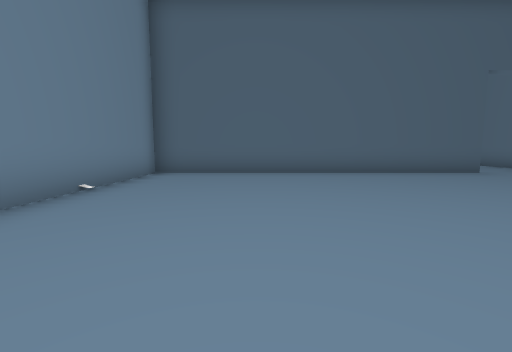
[1] (above)

13 first-person views from a walk through a 3-D level made in the Unity game engine. The camera is 1.4 m above the floor, tilts 6° down and sees 90° across. The floor is counted in squares, 2 m on a side. Each view is taken from the middle of a square. On the plan, view 1 faces up. The plan holds only what a view shows up to about 9 squares ahead; the rest is blank. The place goes on beyond the plan.

[2]
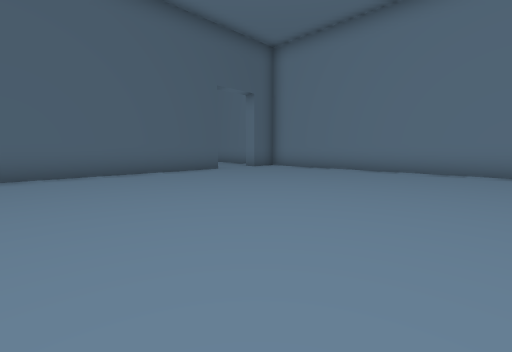

[3]
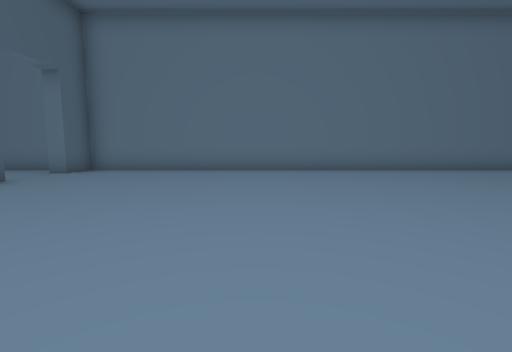

[4]
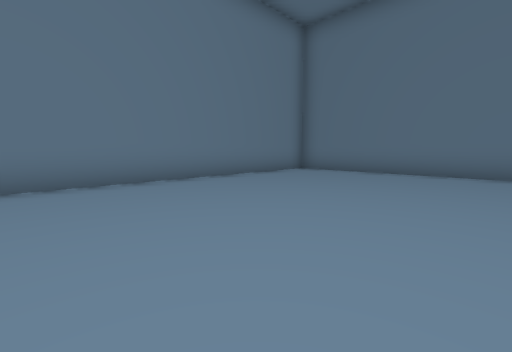

[5]
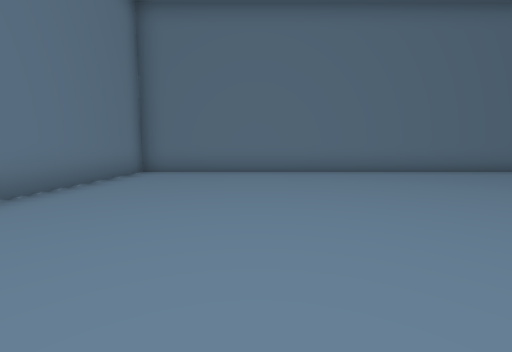

[6]
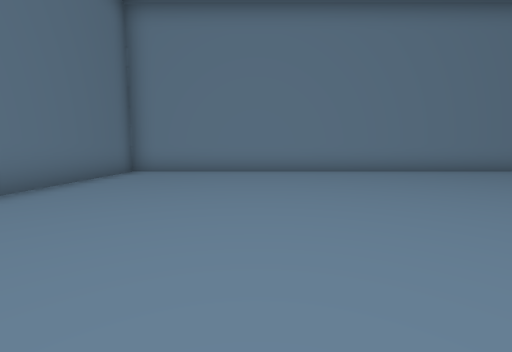

[7]
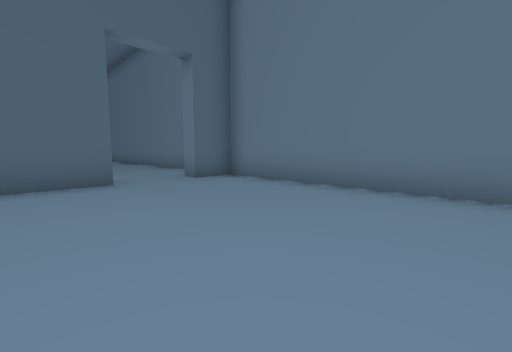

[8]
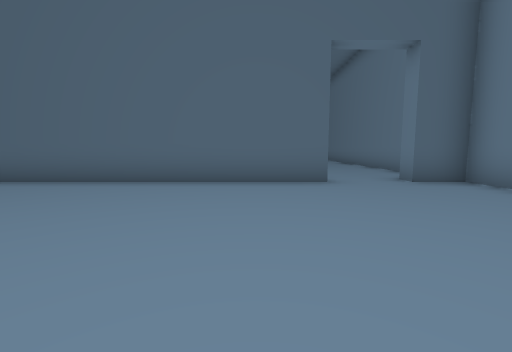

[9]
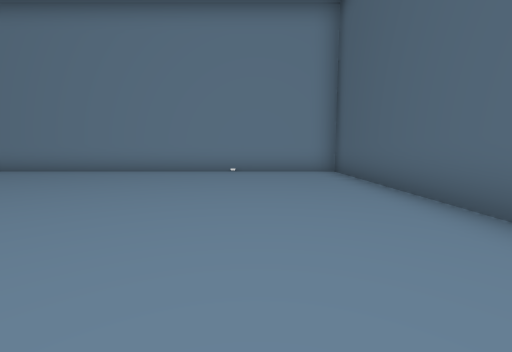

[10]
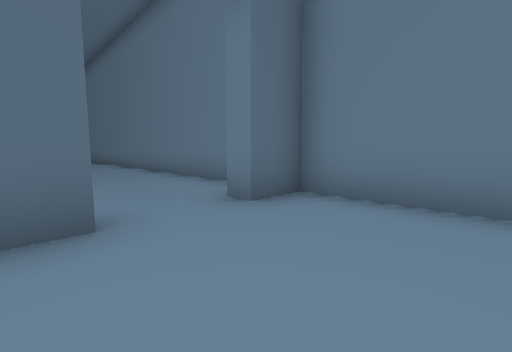

[11]
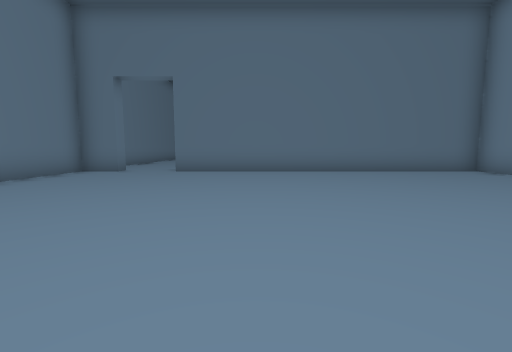

[12]
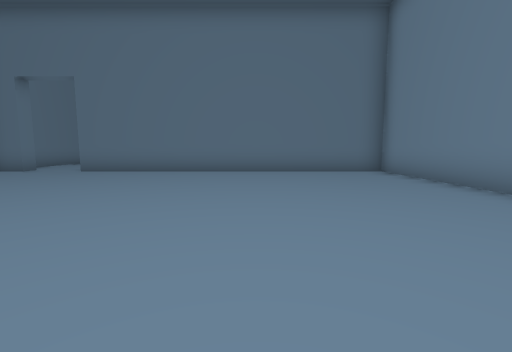

[13]
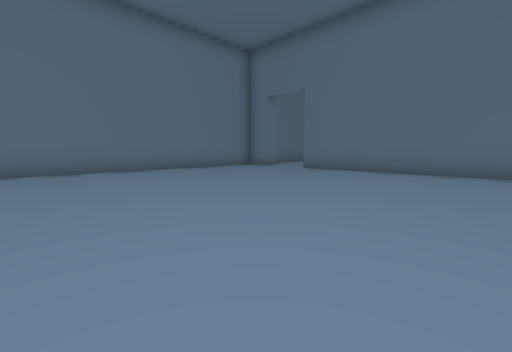

### Floor plan
Points are (right, up) in squares from view 1. A wall is a line through its corners. A room is listed if a view was taken in it or the views show most of it. See-through windows are left out.
Room 1 (views 1, 2, 3, 4, 5, 6, 7, 8, 9, 10)
walls: (6.6, 7.4) (-2.9, 7.4) (-2.9, -7.8) (9.5, -7.8) (9.5, 7.4) (8.4, 7.4) (8.4, 7.9)
ways out: opening at (7.5, 8) to room 2
Room 2 (views 11, 12, 13)
walls: (-2.9, 12.1) (-2.9, 7.9) (6.6, 7.9); (8.4, 7.9) (9.5, 7.9) (9.5, 16)
ways out: opening at (7.5, 8) to room 1

Positions as (right, up) in squares from view 1, and headings:
1: (0, 0), facing up
2: (1, 0), facing up-right
3: (1, 2), facing right
4: (4, 0), facing down-right
5: (6, 0), facing down
6: (5, -4), facing left
7: (5, 2), facing up-right
8: (5, 2), facing up
9: (5, 5), facing left
10: (6, 5), facing up-right
11: (4, 16), facing down
12: (1, 16), facing down
13: (1, 16), facing down-right
